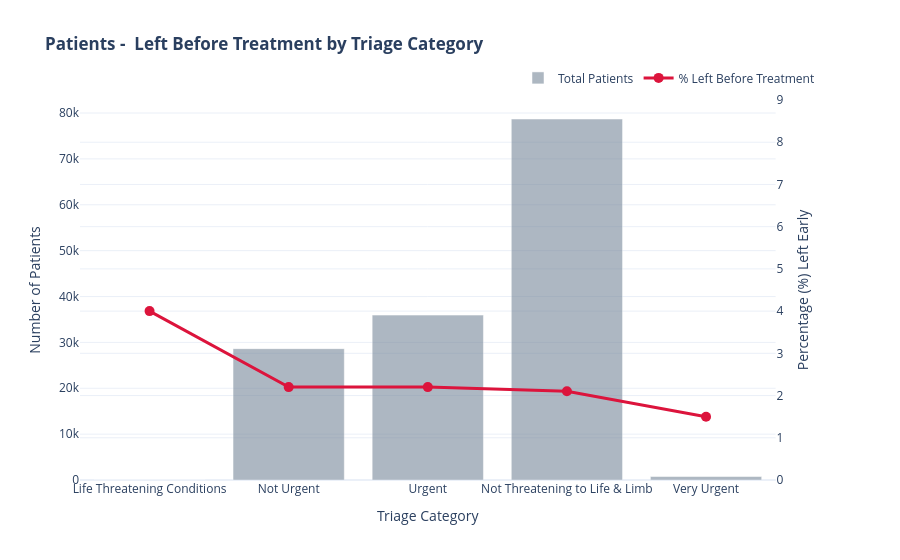

The code cell stored with this chart in its notebook:
### Code cell
fig = make_subplots(specs=[[{"secondary_y": True}]])

# Total patient volume
fig.add_trace(
    go.Bar(
        x=query_2_df['triage_name'],
        y=query_2_df['total_patients'],
        name="Total Patients",
        marker_color='lightslategray',
        opacity=0.6,
        hovertemplate="Category: %{x}<br>Total Patients: %{y}<extra></extra>"
    ),
    secondary_y=False,
)

#  percentage who left early
fig.add_trace(
    go.Scatter(
        x=query_2_df['triage_name'],
        y=query_2_df['pct_left_early'],
        name="% Left Before Treatment",
        mode='lines+markers',
        marker=dict(size=10, color='crimson'),
        line=dict(width=3),
        hovertemplate="Category: %{x}<br>Left Early: %{y}%<extra></extra>"
    ),
    secondary_y=True,
)

fig.update_layout(
    title='<b>Patients -  Left Before Treatment by Triage Category</b>',
    xaxis_title='Triage Category',
    legend=dict(orientation="h", yanchor="bottom", y=1.02, xanchor="right", x=1),
    template='plotly_white',
    hovermode="x unified"
)

fig.update_yaxes(title_text="Number of Patients", secondary_y=False)
fig.update_yaxes(title_text="Percentage (%) Left Early", secondary_y=True, range=[0, query_2_df['pct_left_early'].max() + 5])

fig.show()

### Figure 1 — Plotly figure (JSON) as saved in the notebook; plotly's stock layout.template omitted (floating-point values rounded to 4 significant figures)
{"data": [{"hovertemplate": "Category: %{x}<br>Total Patients: %{y}<extra></extra>", "marker": {"color": "lightslategray"}, "name": "Total Patients", "opacity": 0.6, "type": "bar", "x": ["Life Threatening Conditions", "Not Urgent", "Urgent", "Not Threatening to Life & Limb", "Very Urgent"], "xaxis": "x", "y": [25, 28640, 35952, 78699, 756], "yaxis": "y"}, {"hovertemplate": "Category: %{x}<br>Left Early: %{y}%<extra></extra>", "line": {"width": 3}, "marker": {"color": "crimson", "size": 10}, "mode": "lines+markers", "name": "% Left Before Treatment", "type": "scatter", "x": ["Life Threatening Conditions", "Not Urgent", "Urgent", "Not Threatening to Life & Limb", "Very Urgent"], "xaxis": "x", "y": [4.0, 2.2, 2.2, 2.1, 1.5], "yaxis": "y2"}], "layout": {"hovermode": "x unified", "legend": {"orientation": "h", "x": 1, "xanchor": "right", "y": 1.02, "yanchor": "bottom"}, "title": {"text": "<b>Patients -  Left Before Treatment by Triage Category</b>"}, "xaxis": {"anchor": "y", "domain": [0, 0.94], "title": {"text": "Triage Category"}}, "yaxis": {"anchor": "x", "domain": [0, 1], "title": {"text": "Number of Patients"}}, "yaxis2": {"anchor": "x", "overlaying": "y", "range": [0, 9], "side": "right", "title": {"text": "Percentage (%) Left Early"}}}}
